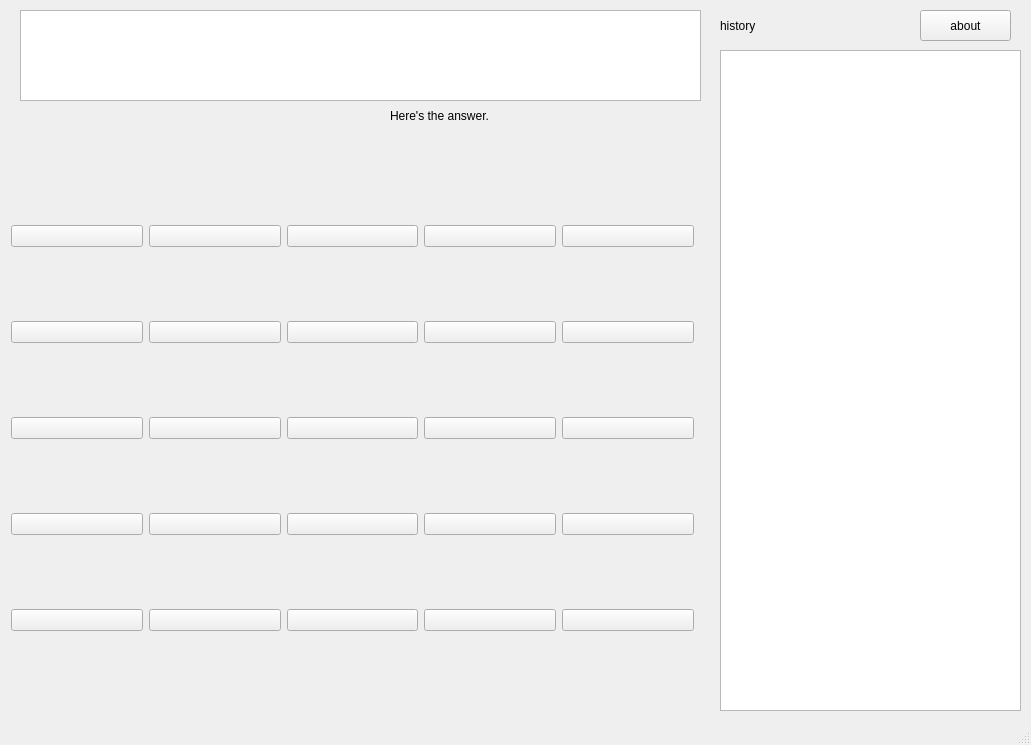
<?xml version="1.0" encoding="UTF-8"?>
<ui version="4.0">
 <class>MainWindow</class>
 <widget class="QMainWindow" name="MainWindow">
  <property name="geometry">
   <rect>
    <x>0</x>
    <y>0</y>
    <width>1031</width>
    <height>745</height>
   </rect>
  </property>
  <property name="windowTitle">
   <string>MainWindow</string>
  </property>
  <widget class="QWidget" name="centralWidget">
   <widget class="QLabel" name="label_history">
    <property name="geometry">
     <rect>
      <x>720</x>
      <y>10</y>
      <width>141</width>
      <height>31</height>
     </rect>
    </property>
    <property name="text">
     <string>history</string>
    </property>
    <property name="textFormat">
     <enum>Qt::PlainText</enum>
    </property>
    <property name="scaledContents">
     <bool>false</bool>
    </property>
    <property name="wordWrap">
     <bool>false</bool>
    </property>
   </widget>
   <widget class="QTextBrowser" name="textBrowser_history">
    <property name="geometry">
     <rect>
      <x>720</x>
      <y>50</y>
      <width>301</width>
      <height>661</height>
     </rect>
    </property>
   </widget>
   <widget class="QWidget" name="horizontalLayoutWidget">
    <property name="geometry">
     <rect>
      <x>0</x>
      <y>140</y>
      <width>705</width>
      <height>577</height>
     </rect>
    </property>
    <layout class="QHBoxLayout" name="horizontalLayout">
     <item>
      <layout class="QVBoxLayout" name="verticalLayout">
       <property name="spacing">
        <number>0</number>
       </property>
       <item>
        <widget class="QPushButton" name="pushButton_change">
         <property name="text">
          <string/>
         </property>
         <property name="icon">
          <iconset resource="icons.qrc">
           <normaloff>:/icons/change.png</normaloff>:/icons/change.png</iconset>
         </property>
         <property name="iconSize">
          <size>
           <width>100</width>
           <height>100</height>
          </size>
         </property>
        </widget>
       </item>
       <item>
        <widget class="QPushButton" name="pushButton_left">
         <property name="text">
          <string/>
         </property>
         <property name="icon">
          <iconset resource="icons.qrc">
           <normaloff>:/icons/(.png</normaloff>:/icons/(.png</iconset>
         </property>
         <property name="iconSize">
          <size>
           <width>100</width>
           <height>100</height>
          </size>
         </property>
        </widget>
       </item>
       <item>
        <widget class="QPushButton" name="pushButton_right">
         <property name="text">
          <string/>
         </property>
         <property name="icon">
          <iconset resource="icons.qrc">
           <normaloff>:/icons/).png</normaloff>:/icons/).png</iconset>
         </property>
         <property name="iconSize">
          <size>
           <width>100</width>
           <height>100</height>
          </size>
         </property>
        </widget>
       </item>
       <item>
        <widget class="QPushButton" name="pushButton_e">
         <property name="text">
          <string/>
         </property>
         <property name="icon">
          <iconset resource="icons.qrc">
           <normaloff>:/icons/e.png</normaloff>:/icons/e.png</iconset>
         </property>
         <property name="iconSize">
          <size>
           <width>100</width>
           <height>100</height>
          </size>
         </property>
        </widget>
       </item>
       <item>
        <widget class="QPushButton" name="pushButton_pai">
         <property name="text">
          <string/>
         </property>
         <property name="icon">
          <iconset resource="icons.qrc">
           <normaloff>:/icons/pai.png</normaloff>:/icons/pai.png</iconset>
         </property>
         <property name="iconSize">
          <size>
           <width>100</width>
           <height>100</height>
          </size>
         </property>
        </widget>
       </item>
      </layout>
     </item>
     <item>
      <layout class="QVBoxLayout" name="verticalLayout_2">
       <property name="spacing">
        <number>0</number>
       </property>
       <item>
        <widget class="QPushButton" name="pushButton_1">
         <property name="icon">
          <iconset resource="icons.qrc">
           <normaloff>:/icons/1.png</normaloff>:/icons/1.png</iconset>
         </property>
         <property name="iconSize">
          <size>
           <width>100</width>
           <height>100</height>
          </size>
         </property>
         <property name="autoRepeatInterval">
          <number>10</number>
         </property>
        </widget>
       </item>
       <item>
        <widget class="QPushButton" name="pushButton_4">
         <property name="text">
          <string/>
         </property>
         <property name="icon">
          <iconset resource="icons.qrc">
           <normaloff>:/icons/4.png</normaloff>:/icons/4.png</iconset>
         </property>
         <property name="iconSize">
          <size>
           <width>100</width>
           <height>100</height>
          </size>
         </property>
        </widget>
       </item>
       <item>
        <widget class="QPushButton" name="pushButton_7">
         <property name="text">
          <string/>
         </property>
         <property name="icon">
          <iconset resource="icons.qrc">
           <normaloff>:/icons/7.png</normaloff>:/icons/7.png</iconset>
         </property>
         <property name="iconSize">
          <size>
           <width>100</width>
           <height>100</height>
          </size>
         </property>
        </widget>
       </item>
       <item>
        <widget class="QPushButton" name="pushButton_j">
         <property name="text">
          <string/>
         </property>
         <property name="icon">
          <iconset resource="icons.qrc">
           <normaloff>:/icons/j.png</normaloff>:/icons/j.png</iconset>
         </property>
         <property name="iconSize">
          <size>
           <width>100</width>
           <height>100</height>
          </size>
         </property>
        </widget>
       </item>
       <item>
        <widget class="QPushButton" name="pushButton_angle">
         <property name="text">
          <string/>
         </property>
         <property name="icon">
          <iconset resource="icons.qrc">
           <normaloff>:/icons/jiao.png</normaloff>:/icons/jiao.png</iconset>
         </property>
         <property name="iconSize">
          <size>
           <width>100</width>
           <height>100</height>
          </size>
         </property>
        </widget>
       </item>
      </layout>
     </item>
     <item>
      <layout class="QVBoxLayout" name="verticalLayout_3">
       <property name="spacing">
        <number>0</number>
       </property>
       <item>
        <widget class="QPushButton" name="pushButton_2">
         <property name="text">
          <string/>
         </property>
         <property name="icon">
          <iconset resource="icons.qrc">
           <normaloff>:/icons/2.png</normaloff>:/icons/2.png</iconset>
         </property>
         <property name="iconSize">
          <size>
           <width>100</width>
           <height>100</height>
          </size>
         </property>
        </widget>
       </item>
       <item>
        <widget class="QPushButton" name="pushButton_5">
         <property name="text">
          <string/>
         </property>
         <property name="icon">
          <iconset resource="icons.qrc">
           <normaloff>:/icons/5.png</normaloff>:/icons/5.png</iconset>
         </property>
         <property name="iconSize">
          <size>
           <width>100</width>
           <height>100</height>
          </size>
         </property>
        </widget>
       </item>
       <item>
        <widget class="QPushButton" name="pushButton_8">
         <property name="text">
          <string/>
         </property>
         <property name="icon">
          <iconset resource="icons.qrc">
           <normaloff>:/icons/8.png</normaloff>:/icons/8.png</iconset>
         </property>
         <property name="iconSize">
          <size>
           <width>100</width>
           <height>100</height>
          </size>
         </property>
        </widget>
       </item>
       <item>
        <widget class="QPushButton" name="pushButton_0">
         <property name="text">
          <string/>
         </property>
         <property name="icon">
          <iconset resource="icons.qrc">
           <normaloff>:/icons/0.png</normaloff>:/icons/0.png</iconset>
         </property>
         <property name="iconSize">
          <size>
           <width>100</width>
           <height>100</height>
          </size>
         </property>
        </widget>
       </item>
       <item>
        <widget class="QPushButton" name="pushButton_ac">
         <property name="text">
          <string/>
         </property>
         <property name="icon">
          <iconset resource="icons.qrc">
           <normaloff>:/icons/ac.png</normaloff>:/icons/ac.png</iconset>
         </property>
         <property name="iconSize">
          <size>
           <width>100</width>
           <height>100</height>
          </size>
         </property>
        </widget>
       </item>
      </layout>
     </item>
     <item>
      <layout class="QVBoxLayout" name="verticalLayout_4">
       <property name="spacing">
        <number>0</number>
       </property>
       <item>
        <widget class="QPushButton" name="pushButton_3">
         <property name="text">
          <string/>
         </property>
         <property name="icon">
          <iconset resource="icons.qrc">
           <normaloff>:/icons/3.png</normaloff>:/icons/3.png</iconset>
         </property>
         <property name="iconSize">
          <size>
           <width>100</width>
           <height>100</height>
          </size>
         </property>
        </widget>
       </item>
       <item>
        <widget class="QPushButton" name="pushButton_6">
         <property name="text">
          <string/>
         </property>
         <property name="icon">
          <iconset resource="icons.qrc">
           <normaloff>:/icons/6.png</normaloff>:/icons/6.png</iconset>
         </property>
         <property name="iconSize">
          <size>
           <width>100</width>
           <height>100</height>
          </size>
         </property>
        </widget>
       </item>
       <item>
        <widget class="QPushButton" name="pushButton_9">
         <property name="text">
          <string/>
         </property>
         <property name="icon">
          <iconset resource="icons.qrc">
           <normaloff>:/icons/9.png</normaloff>:/icons/9.png</iconset>
         </property>
         <property name="iconSize">
          <size>
           <width>100</width>
           <height>100</height>
          </size>
         </property>
        </widget>
       </item>
       <item>
        <widget class="QPushButton" name="pushButton_dot">
         <property name="text">
          <string/>
         </property>
         <property name="icon">
          <iconset resource="icons.qrc">
           <normaloff>:/icons/..png</normaloff>:/icons/..png</iconset>
         </property>
         <property name="iconSize">
          <size>
           <width>100</width>
           <height>100</height>
          </size>
         </property>
        </widget>
       </item>
       <item>
        <widget class="QPushButton" name="pushButton_delete">
         <property name="text">
          <string/>
         </property>
         <property name="icon">
          <iconset resource="icons.qrc">
           <normaloff>:/icons/删除.png</normaloff>:/icons/删除.png</iconset>
         </property>
         <property name="iconSize">
          <size>
           <width>100</width>
           <height>100</height>
          </size>
         </property>
        </widget>
       </item>
      </layout>
     </item>
     <item>
      <layout class="QVBoxLayout" name="verticalLayout_5">
       <property name="spacing">
        <number>0</number>
       </property>
       <item>
        <widget class="QPushButton" name="pushButton_add">
         <property name="text">
          <string/>
         </property>
         <property name="icon">
          <iconset resource="icons.qrc">
           <normaloff>:/icons/jia.png</normaloff>:/icons/jia.png</iconset>
         </property>
         <property name="iconSize">
          <size>
           <width>100</width>
           <height>100</height>
          </size>
         </property>
        </widget>
       </item>
       <item>
        <widget class="QPushButton" name="pushButton_sub">
         <property name="text">
          <string/>
         </property>
         <property name="icon">
          <iconset resource="icons.qrc">
           <normaloff>:/icons/jian.png</normaloff>:/icons/jian.png</iconset>
         </property>
         <property name="iconSize">
          <size>
           <width>100</width>
           <height>100</height>
          </size>
         </property>
        </widget>
       </item>
       <item>
        <widget class="QPushButton" name="pushButton_multi">
         <property name="text">
          <string/>
         </property>
         <property name="icon">
          <iconset resource="icons.qrc">
           <normaloff>:/icons/cheng.png</normaloff>:/icons/cheng.png</iconset>
         </property>
         <property name="iconSize">
          <size>
           <width>100</width>
           <height>100</height>
          </size>
         </property>
        </widget>
       </item>
       <item>
        <widget class="QPushButton" name="pushButton_div">
         <property name="text">
          <string/>
         </property>
         <property name="icon">
          <iconset resource="icons.qrc">
           <normaloff>:/icons/chu.png</normaloff>:/icons/chu.png</iconset>
         </property>
         <property name="iconSize">
          <size>
           <width>100</width>
           <height>100</height>
          </size>
         </property>
        </widget>
       </item>
       <item>
        <widget class="QPushButton" name="pushButton_output">
         <property name="text">
          <string/>
         </property>
         <property name="icon">
          <iconset resource="icons.qrc">
           <normaloff>:/icons/=.png</normaloff>:/icons/=.png</iconset>
         </property>
         <property name="iconSize">
          <size>
           <width>100</width>
           <height>100</height>
          </size>
         </property>
        </widget>
       </item>
      </layout>
     </item>
    </layout>
   </widget>
   <widget class="QLabel" name="label_output">
    <property name="geometry">
     <rect>
      <x>390</x>
      <y>100</y>
      <width>311</width>
      <height>31</height>
     </rect>
    </property>
    <property name="text">
     <string>Here's the answer.</string>
    </property>
   </widget>
   <widget class="QTextBrowser" name="textBrowser_input">
    <property name="geometry">
     <rect>
      <x>20</x>
      <y>10</y>
      <width>681</width>
      <height>91</height>
     </rect>
    </property>
   </widget>
   <widget class="QPushButton" name="pushButton_about">
    <property name="geometry">
     <rect>
      <x>920</x>
      <y>10</y>
      <width>91</width>
      <height>31</height>
     </rect>
    </property>
    <property name="text">
     <string>about</string>
    </property>
   </widget>
  </widget>
  <widget class="QStatusBar" name="statusBar"/>
 </widget>
 <layoutdefault spacing="6" margin="11"/>
 <resources>
  <include location="icons.qrc"/>
 </resources>
 <connections/>
</ui>
